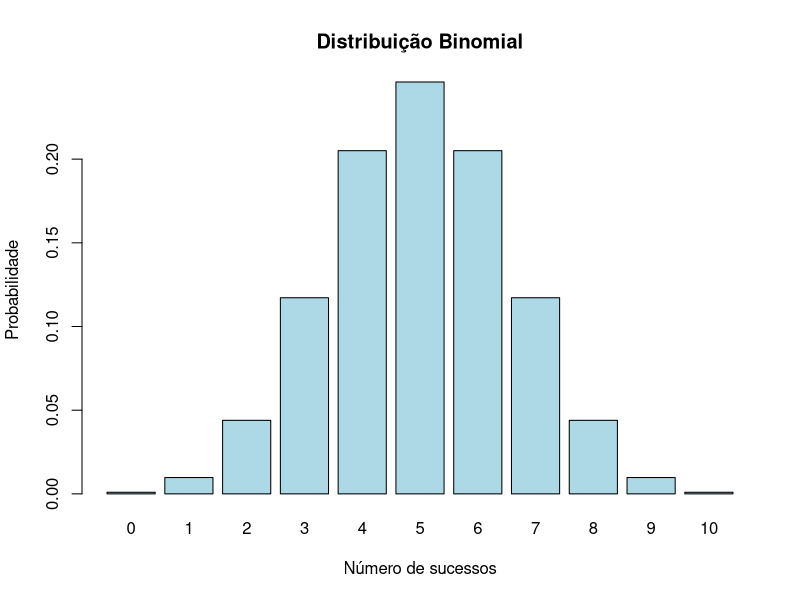
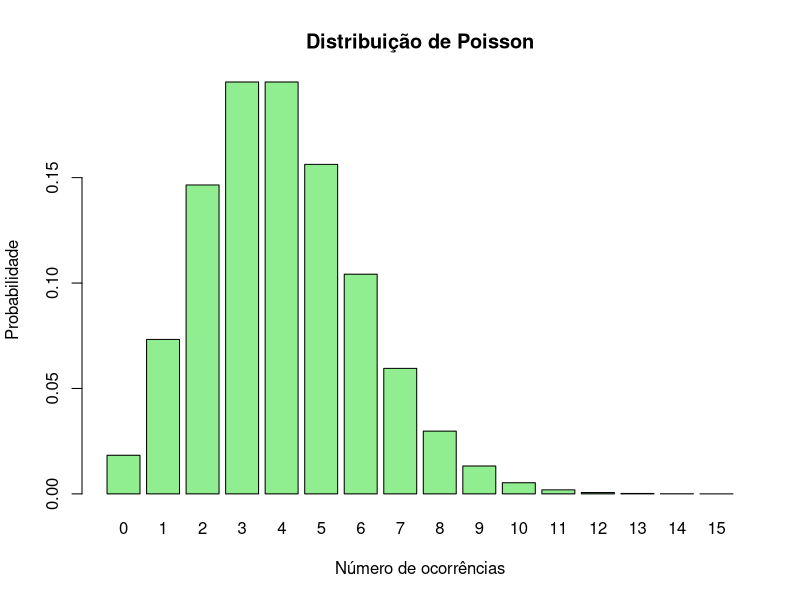
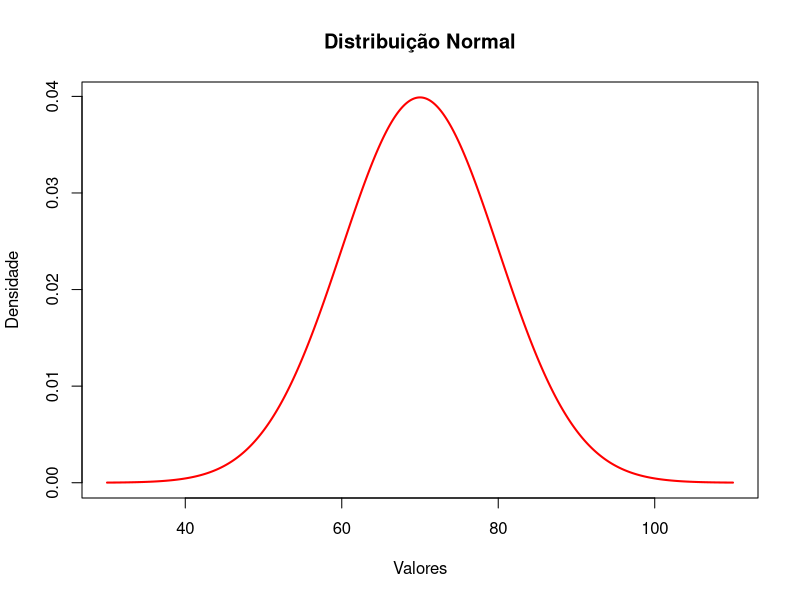
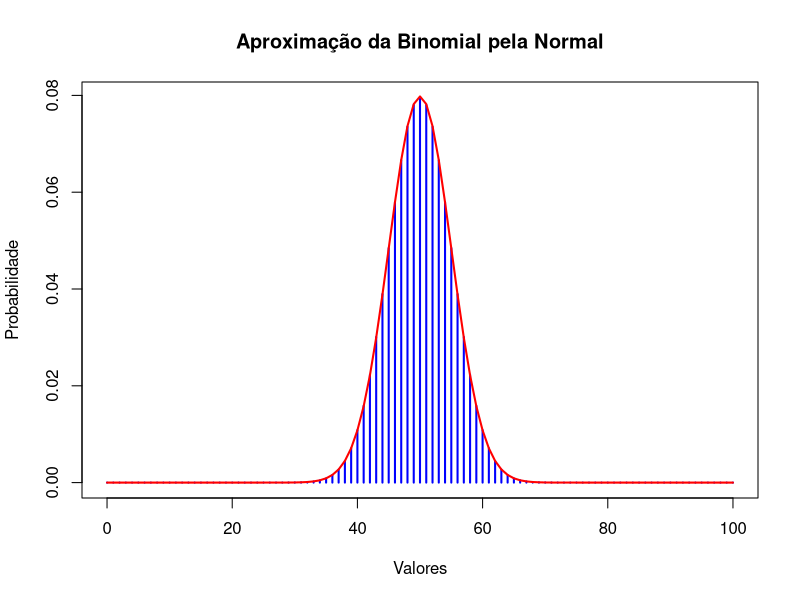
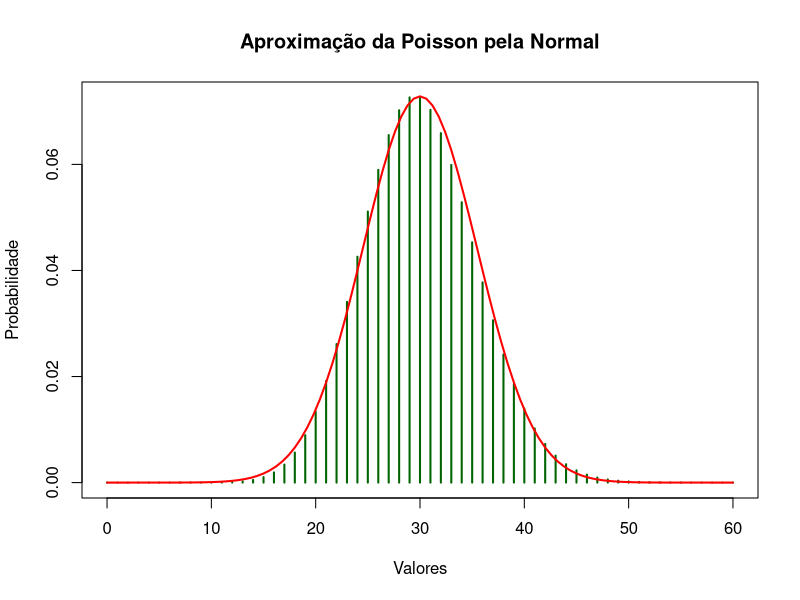

Source code (R) for these figures, in order:
## ---- chunk 1
# Valores possíveis
x <- 0:10

# Probabilidades binomiais
y <- dbinom(x, size = 10, prob = 0.5)

# Gráfico
barplot(y,
        names.arg = x,
        col = "lightblue",
        main = "Distribuição Binomial",
        xlab = "Número de sucessos",
        ylab = "Probabilidade")
## ---- chunk 2
# Valores possíveis
x <- 0:15

# Probabilidades Poisson
y <- dpois(x, lambda = 4)

# Gráfico
barplot(y,
        names.arg = x,
        col = "lightgreen",
        main = "Distribuição de Poisson",
        xlab = "Número de ocorrências",
        ylab = "Probabilidade")
## ---- chunk 3
# Valores contínuos
x <- seq(30, 110, by = 0.1)

# Densidade Normal
y <- dnorm(x, mean = 70, sd = 10)

# Gráfico
plot(x, y,
     type = "l",
     lwd = 2,
     col = "red",
     main = "Distribuição Normal",
     xlab = "Valores",
     ylab = "Densidade")
## ---- chunk 4
# Valores
x <- 0:100

# Binomial
y <- dbinom(x, size = 100, prob = 0.5)

# Gráfico
plot(x, y,
     type = "h",
     lwd = 2,
     col = "blue",
     main = "Aproximação da Binomial pela Normal",
     xlab = "Valores",
     ylab = "Probabilidade")

# Curva Normal aproximada
curve(dnorm(x, mean = 50, sd = 5),
      add = TRUE,
      col = "red",
      lwd = 2)
## ---- chunk 5
# Valores
x <- 0:60

# Poisson
y <- dpois(x, lambda = 30)

# Gráfico
plot(x, y,
     type = "h",
     lwd = 2,
     col = "darkgreen",
     main = "Aproximação da Poisson pela Normal",
     xlab = "Valores",
     ylab = "Probabilidade")

# Curva Normal aproximada
curve(dnorm(x, mean = 30, sd = sqrt(30)),
      add = TRUE,
      col = "red",
      lwd = 2)
